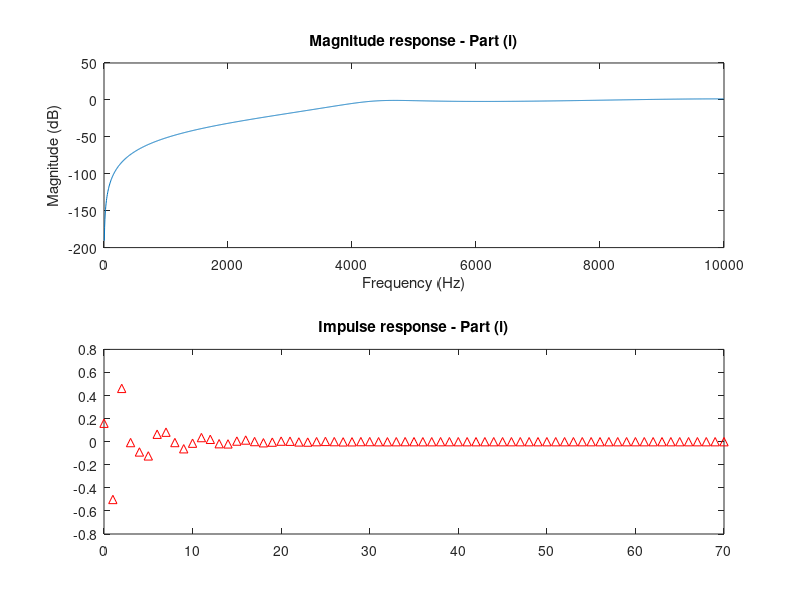
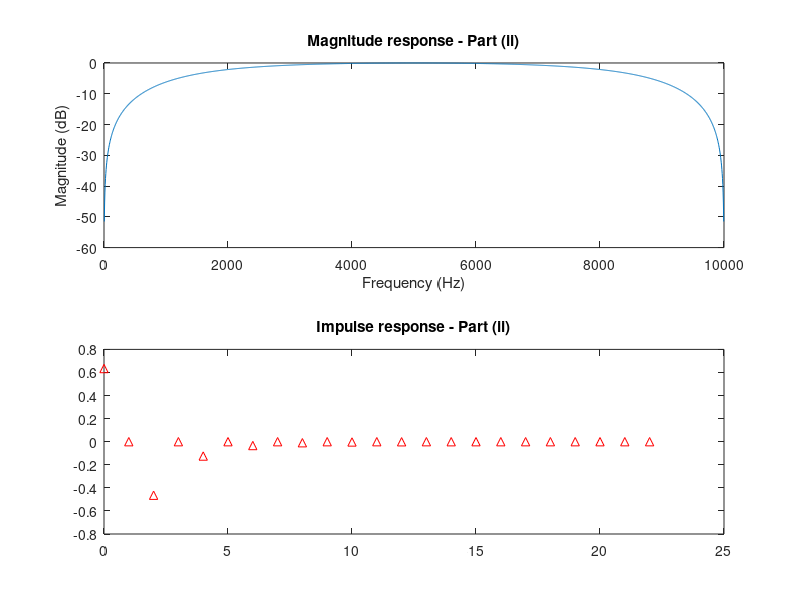
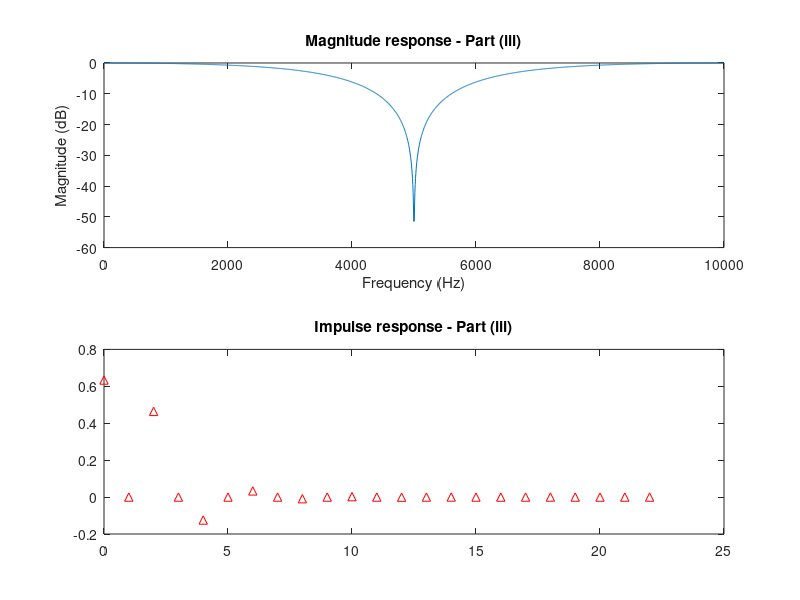
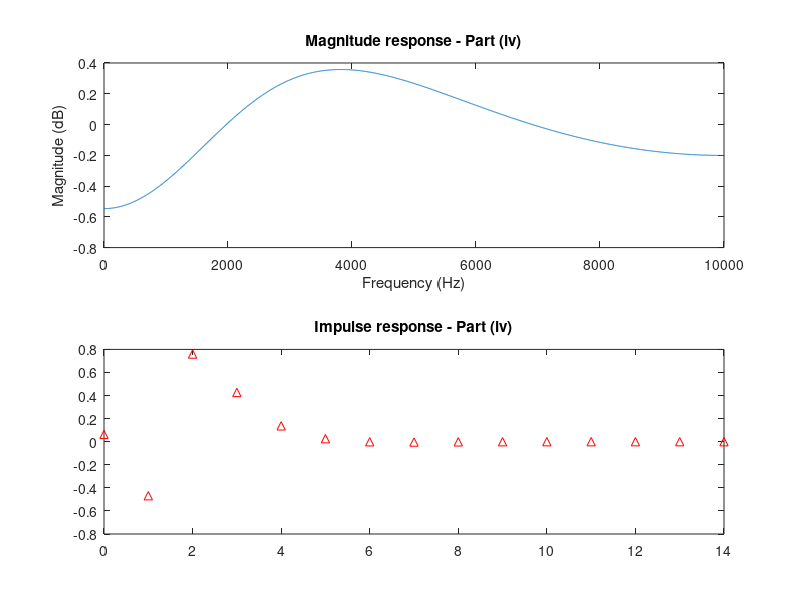

Write MATLAB code to recreate these figures, in order.
clear all; % Clear workspace
close all;

% Global variables
numPoints = 2048;
sampFreq = 20000;

% -------------- Filter (i) -----------------------
% Calculate magnitude response
bi = [0.16 -0.48 0.48 -0.16];
ai = [1 0.13 0.52 0.3];
[hi,fi] = freqz(bi,ai,numPoints, sampFreq);

% Plot magnitude response
figure();
subplot(2,1,1);
plot(fi,20*log10(abs(hi)));
title("Magnitude response - Part (i)");
xlabel('Frequency (Hz)');
ylabel('Magnitude (dB)');

% Plot impulse response
subplot(2,1,2);
impz(bi, ai);
title('Impulse response - Part (i)');


% -------------- Filter (ii) -----------------------
% Calculate magnitude response
bii = [0.634 0 -0.634];
aii = [1 0 -0.268];
[hii,fii] = freqz(bii,aii,numPoints, sampFreq);

% Plot magnitude response
figure(); 
subplot(2,1,1);
plot(fii,20*log10(abs(hii))); 
title("Magnitude response - Part (ii)");
xlabel('Frequency (Hz)');
ylabel('Magnitude (dB)');

% Plot impulse response
subplot(2,1,2);
impz(bii, aii); 
title('Impulse response - Part (ii)');


% -------------- Filter (iii) -----------------------
% Calculate magnitude response
biii = [0.634 0 0.634];
aiii = [1 0 0.268];
[hiii,fiii] = freqz(biii,aiii,numPoints, sampFreq);

% Plot magnitude response
figure(); 
subplot(2,1,1);
plot(fiii,20*log10(abs(hiii))); 
title("Magnitude response - Part (iii)");
xlabel('Frequency (Hz)');
ylabel('Magnitude (dB)');

% Plot impulse response
subplot(2,1,2);
impz(biii, aiii); 
title('Impulse response - Part (iii)');


% -------------- Filter (iv) -----------------------
% Calculate magnitude response
biv = [0.634 -5 10];
aiv = [10 -5 1];
[hiv,fiv] = freqz(biv,aiv,numPoints, sampFreq);

% Plot magnitude response
figure(); 
subplot(2,1,1);
plot(fiv,20*log10(abs(hiv))); 
title("Magnitude response - Part (iv)");
xlabel('Frequency (Hz)');
ylabel('Magnitude (dB)');

% Plot impulse response
subplot(2,1,2);
impz(biv, aiv); 
title('Impulse response - Part (iv)');